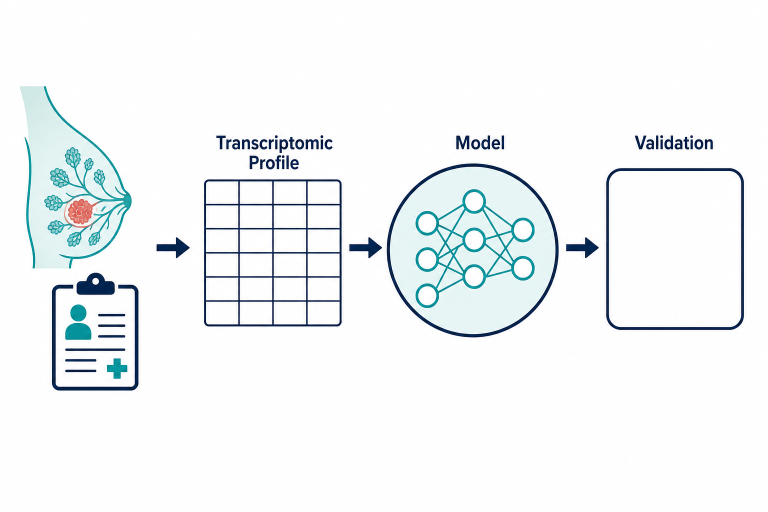
#> input picture assets/ga/brca_art01.png, 1536 x 1024 px, given in place of acc_art01.png, which was not available (shown at 1/2 size)
$ python sync_and_compress_ga.py
#> lines starting #> are read from the running program, lines starting #| are printed output that depends on the picture
# -*- coding: utf-8 -*-
"""Sync fresh PNGs from Cursor assets → website/ga, then JPEG compress."""
from pathlib import Path
import json
from PIL import Image

cursor = Path(r"C:\Users\13594\.cursor\projects\d-hyf-freelance-work-niumayuan-2026\assets")
dst = Path(__file__).resolve().parents[1] / "assets" / "ga"
papers = json.loads((Path(__file__).resolve().parent / "papers.json").read_text(encoding="utf-8"))
#> (reads data/papers.json from the repository)
ids = {p["id"] for p in papers}

copied = 0
for pid in sorted(ids):
    src = cursor / f"{pid}.png"
    if not src.exists():
        print("MISSING PNG", pid)
        continue
    (dst / f"{pid}.png").write_bytes(src.read_bytes())
    copied += 1
print("copied_png", copied)

total = 0
for pid in sorted(ids):
    png = dst / f"{pid}.png"
    jpg = dst / f"{pid}.jpg"
    im = Image.open(png).convert("RGB")
#> im is the input picture: PIL image 1536x1024 RGB; mean R, G, B 242, 245.3, 246.7
    w, h = im.size
#> w = 1536; h = 1024
    if w > 1400:
        im = im.resize((1400, int(h * 1400 / w)), Image.Resampling.LANCZOS)
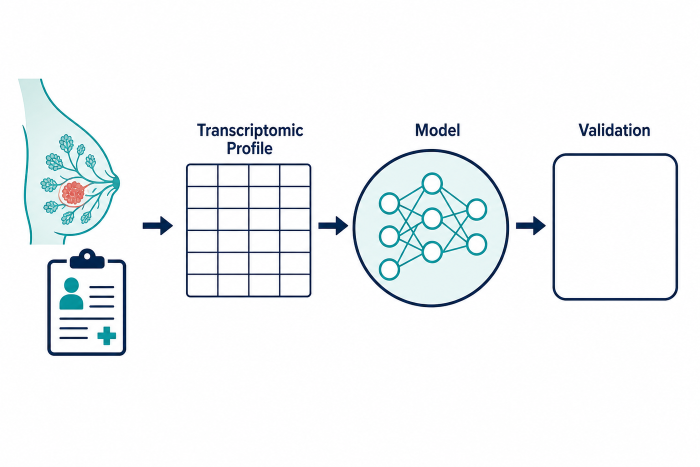
#> im: PIL image 1400x933 RGB (shown at 1/2 size); mean R, G, B 242, 245.3, 246.6
    im.save(jpg, format="JPEG", quality=82, optimize=True)
    total += jpg.stat().st_size
    png.unlink(missing_ok=True)
#> pass 2 of the loop `for pid in sorted(ids):`:
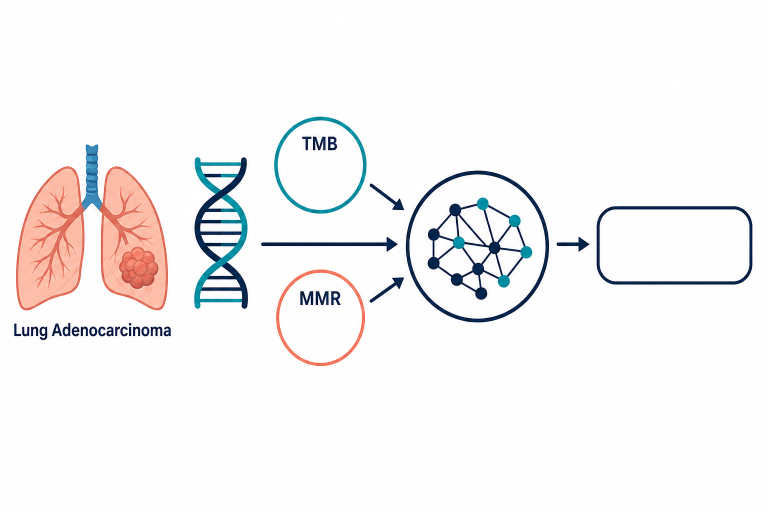
#> input picture assets/ga/luad_art02.png, 1536 x 1024 px, given in place of acc_art02.png, which was not available (shown at 1/2 size)
#> im is the input picture: PIL image 1536x1024 RGB; mean R, G, B 245.7, 244.1, 244.5
#> `im = im.resize((1400, int(h * 1400 / w)), Image.Resampling.LANCZOS)`:
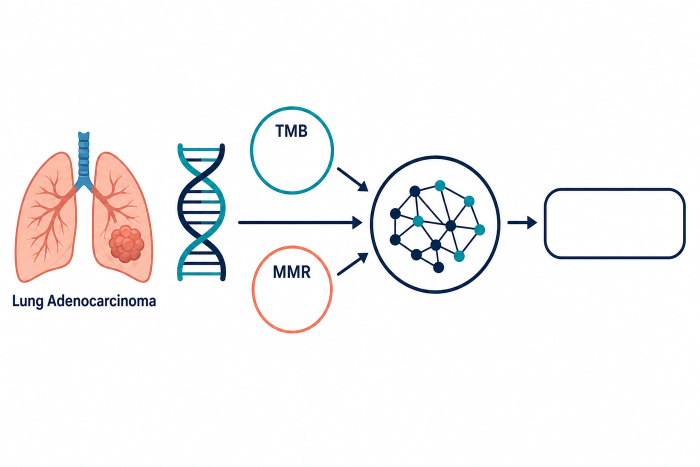
#> im: PIL image 1400x933 RGB (shown at 1/2 size); mean R, G, B 245.7, 244.1, 244.5
#> (the run stopped early here; a loop or call above may not have finished)
